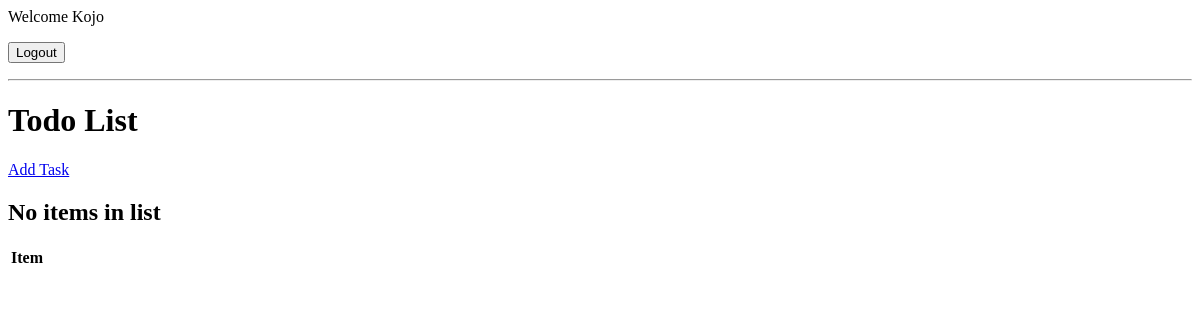
The app's page / (signed in), older data.
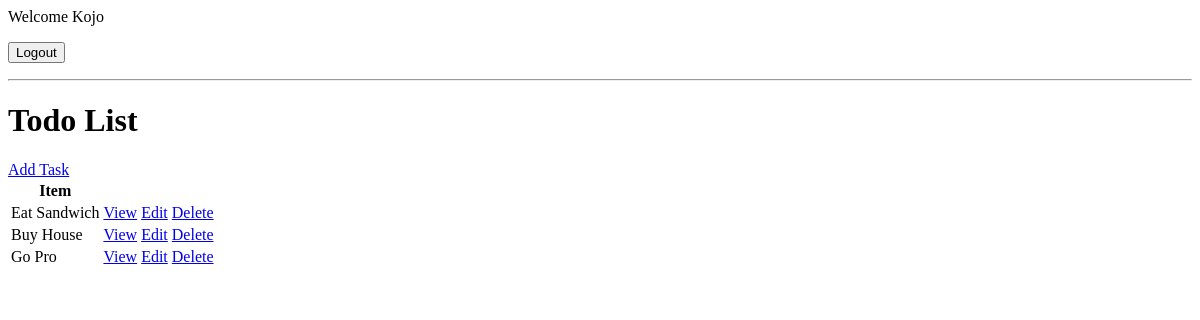
The same page, newer data.
### todo/models.py (models this page shows, shortened)
class Task(models.Model):
    user = models.ForeignKey(User, on_delete=models.CASCADE, null=True, blank=True)
    title = models.CharField(max_length=200,)
    description = models.TextField(null=True, blank=True)
    complete = models.BooleanField(default=False)
    create = models.DateTimeField(auto_now_add=True)
    class Meta:
        ordering = ['complete']

### todo/views.py (the view)
# urls.py: path('', Tasklist.as_view(), name='tasks'),
class Tasklist(LoginRequiredMixin,ListView):
    model = Task
    context_object_name = 'tasks' #this overides the default queryset name of 'object_list' to tasks
    def get_context_data(self, **kwargs):
        context = super().get_context_data(**kwargs)
        context['tasks'] = context['tasks'].filter(user=self.request.user) #This displays task created by a particular user
        context['count'] = context['tasks'].filter(complete=False).count() #This counts the tasks which are not completed
        return context

### todo/templates/todo/task_list.html (shortened to what this page needs)
{% if request.user.is_authenticated %}
<p> Welcome {{user.username}}</p>
<form method="POST" action="{% url 'logout' %}">
    <input type="submit" value="Logout">
</form>
{% else %}
<p>{{request.user}}</p>
<p>Please <a href="{% url 'login' %}">click here to login</a></p>
{% endif %}
<hr>
<h1>Todo List</h1>
<a href="{% url 'task-create' %}">Add Task</a>
<table>
    <tr>
        <th> Item </th>
    </tr>
    {% for task in tasks  %}
    <tr>
        <td>{{task.title}}</td>
        <td><a href="{% url 'task' task.id %}">View</a></td>
        <td><a href="{% url 'task-update' task.id %}">Edit</a></td>
        <td><a href="{% url 'task-delete' task.id %}">Delete</a></td>
    </tr>
    {% empty %}
    <h2>No items in list</h2>
    {% endfor %}
</table>

Row changes from the older to the newer data that the page shows:
added Task: title "Eat Sandwich"
added Task: title "Buy House"
added Task: title "Go Pro"
Text that changed along with them:
text no longer shown: "No items in list"
